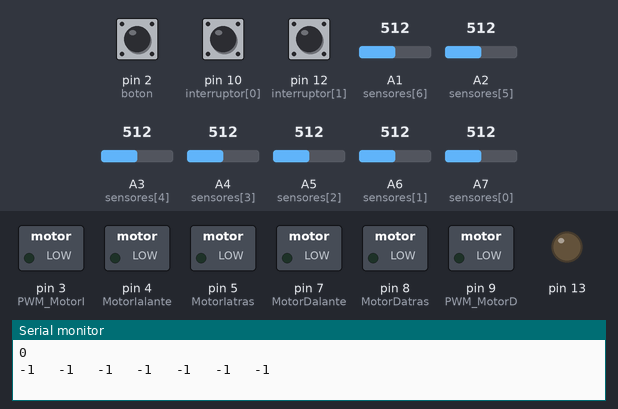
Recording of a sketch running on a simulated Arduino Nano, built with avr-gcc and run on an emulated ATmega328P. On the bench: switched loads named in the sketch (green lamp = pin HIGH), output pins drawn as LEDs (lit = HIGH), the last lines printed to the serial monitor. The test bench sets the inputs (shaded band); at power-on: pin 2 (boton) HIGH, A1 (sensores[6]) = 512, A2 (sensores[5]) = 512, A4 (sensores[3]) = 512, A3 (sensores[4]) = 512, pin 10 (interruptor[0]) HIGH, pin 12 (interruptor[1]) HIGH, A5 (sensores[2]) = 512, A6 (sensores[1]) = 512, A7 (sensores[0]) = 512.

Above: at 6.7 s.
6.8 s: pin 2 (boton) pulled LOW for 0.15 s
At 6.87 s:
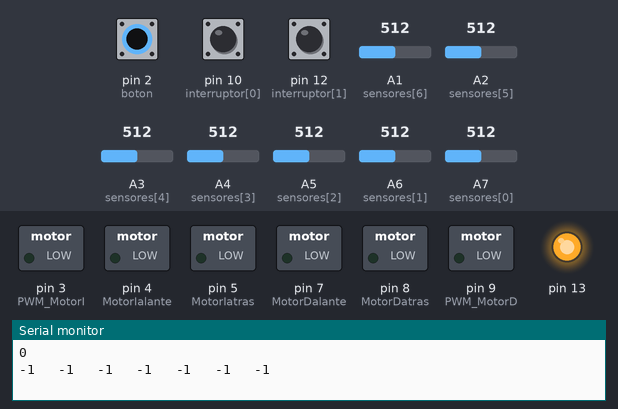
9.9 s: A1 (sensores[6]) set to 499
At 12.7 s:
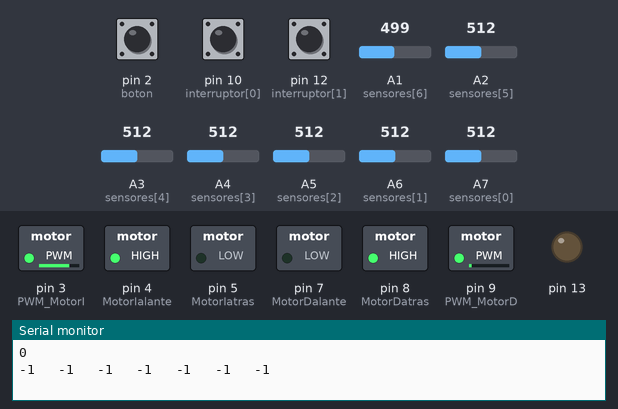
12.9 s: A2 (sensores[5]) set to 502
At 13.6 s:
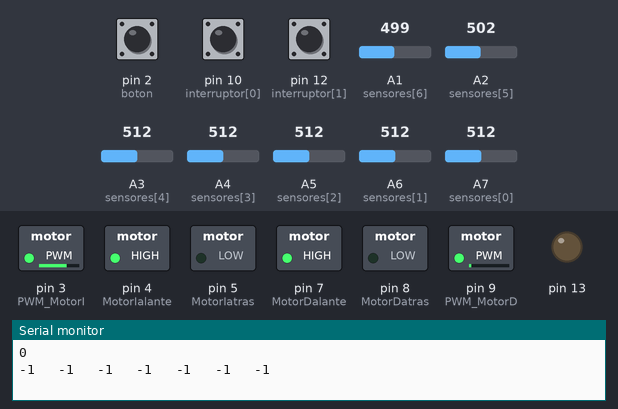
14.4 s: A4 (sensores[3]) set to 490
At 14.8 s:
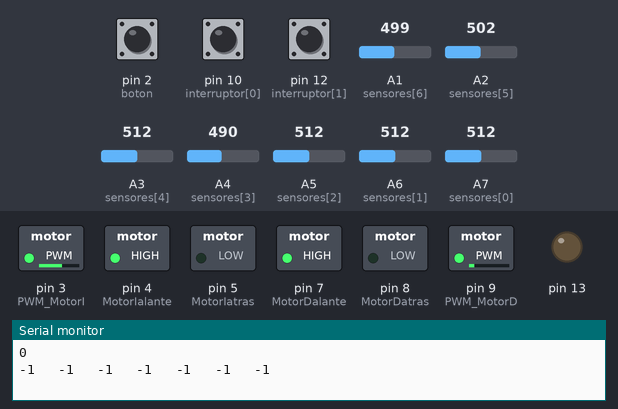
15.9 s: A3 (sensores[4]) set to 496
At 17.4 s:
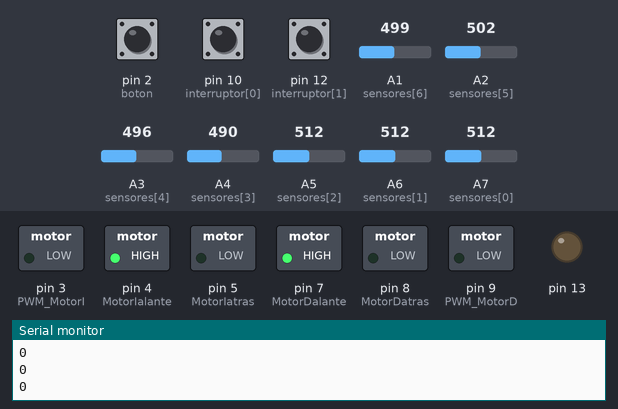
17.7 s: A1 (sensores[6]) set to 716
At 18.5 s:
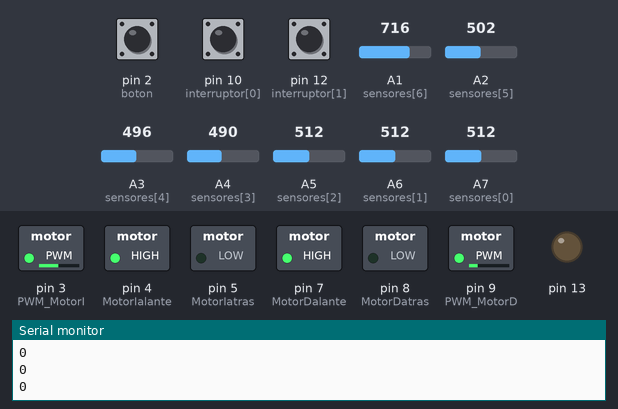
Timing chart, 0 to 20.2 s (numbered marks = the images above; inputs shaded):
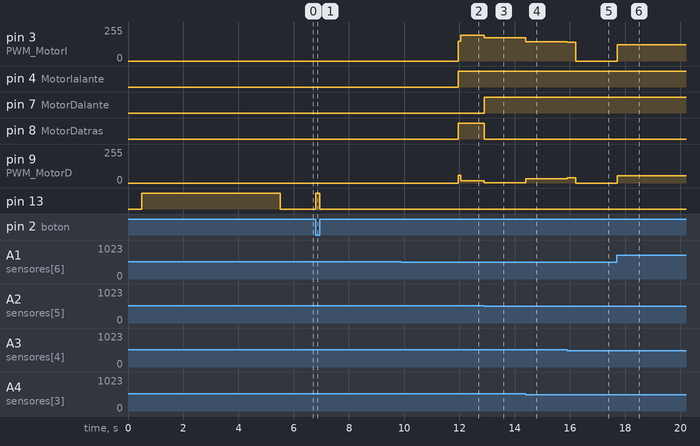

The sketch:

KizaruBot2_v5.ino
```cpp
//Pines de los motores
int MotorIalante = 4;
int MotorIatras = 5;
int MotorDalante = 7;
int MotorDatras = 8;
int PWM_MotorD = 9;
int PWM_MotorI = 3;

int estanbay = 6;

//Pines de los Sensores lellendolos de izquierda a derecha viendo el robot de la bateria a los sensores
#define NUM_SENSORES 7  //Si modificas este valor comprueba la operacion de la linea ~194
int sensores[] = {A7, A6, A5, A4, A3, A2, A1};

//Arrays de valor de sensores en negro en blanco y el umbral (utilizados en la calibracion)
int negros[] = {0, 0, 0, 0, 0, 0 ,0};
int blancos[] = {1023, 1023, 1023, 1023, 1023, 1023, 1023};
int umbrales[NUM_SENSORES];
int umbrales_map[NUM_SENSORES];

//Pines de los interruptores para diferentes modos de velocidad
int boton = 2;
int interruptor[] = {10, 12}; //{10, 11, 12, A0}; Falta el 11 porque no funciona, y el A0 funciona regular

// este array es un array intermediario para hacer operaciones
long lectura[NUM_SENSORES];

//Variables PID
float kp = 12;
float kd = 150;
float ki = 0;

int tiempoParada = 150;

int posicion = 0;
int posicion_anterior = 0;
int proporcional = 0;
int derivada = 0;
int integral = 0;
int correccion = 0;

//Variables varias

int pin[] = {0, 0, 0};
int binario = 1;
int estrategia = 0;

bool calibracion = true;
int umbral_blanco = 0; //mantener a 0 para interpretar los valores en "digital"
int umbral_negro = 0; //se puede abrir el abanico de deteccion aumentando estos numeros siempre en positivo

bool arranque = false;
int i = 0;
long millisAnterior = 0;
long millisInicio = 0;
long millisAnteriorPID = 0;

long cont_parada = 0;

unsigned long sumaSensoresPonderados = 0;
unsigned long sumaSensores = 0;

int lineSensors;
int posicionMax = 500; //posible calcular comprovar valores
int posicionMin = -500; //     ""


int velD = 0;
int velI = 0;
int vel = 0;    //Escala 0 - 100.0%
int vel_estrategia = 0;


void setup() {

  TCCR1B = 2;
  TCCR2B = 2;

  pinMode(MotorIalante, OUTPUT);
  pinMode(MotorIatras, OUTPUT);
  pinMode(MotorDalante, OUTPUT);
  pinMode(MotorDatras, OUTPUT);

  for (i = 0; i < NUM_SENSORES ; i++) {
    pinMode(sensores[i], INPUT);
  }

  for (i = 0; i < 3 ; i++) {
    pinMode(interruptor[i], INPUT_PULLUP);
  }

  pinMode(boton, INPUT_PULLUP);

  pinMode(13, OUTPUT);


  digitalWrite(MotorIalante, LOW);
  digitalWrite(MotorIatras, LOW);
  digitalWrite(MotorDalante, LOW);
  digitalWrite(MotorDatras, LOW);
  digitalWrite(estanbay, HIGH);


  Serial.begin(9600);

  calculo_estrategia();

  delay(500);

  ////////////////////////////////////////////////////////////////////////////////////////////////////////////////////////////////////////////////
  ////   realizamos la calibracion inicial obteniendo los minimos y maximos leidos por cada sensor durante 5 seg y calculamos los umbrales    ////
  ////////////////////////////////////////////////////////////////////////////////////////////////////////////////////////////////////////////////


  digitalWrite(13, HIGH);
  millisAnterior = millis();
  do {

    // lectura de los sensores
    for (i = 0; i < NUM_SENSORES; i++) {
    }

    // registramos los valores Minimos y maximos en negros y blancos
    for (i = 0; i < NUM_SENSORES; i++) {
      lectura[i] = analogRead(sensores[i]);
      if (lectura[i] > negros[i]) {
        negros[i] = lectura[i];
      }
      if (lectura[i] < blancos[i]) {
        blancos[i] = lectura[i];
      }
    }

  } while ((millis() - millisAnterior) <= 5000);

  // Calculamos los umbrales para cada sensor
  for (i = 0; i < NUM_SENSORES; i++) {
    umbrales[i] = (((negros[i] - blancos[i]) * 0.66) + blancos[i]);
    umbrales_map[i] = map (umbrales[i], blancos[i], negros[i], 0, 255);
  }

  for (i = 0; i < NUM_SENSORES; i++) {
    Serial.print(umbrales_map[i]);
    Serial.print("   ");
  }
  Serial.println("   ");
  calibracion = false;
  digitalWrite(13, LOW);

} //fin del setup


void loop() {
  ///*

  //////////////////////////////////////////////////////////////////////////////////////////
  ////  Secuencia de arranque, junto con las configuraciones de velocidad del switch    ////
  //////////////////////////////////////////////////////////////////////////////////////////

  if (digitalRead(boton) == false) {
    digitalWrite(13, HIGH);
    arranque = true;
    millisInicio = millis();
  } else if ((millis() >= (millisInicio + 5000)) && (arranque == true) && (millisInicio > 0)) {


    if (millis() - millisInicio < 5000 + 100) {
      vel = vel_estrategia / 2;
    } else if (millis() - millisInicio < 0 + 250) {
      vel = vel_estrategia / 1.5;
    } else if (vel != vel_estrategia) {
      vel = vel_estrategia;
    }

    //////////////////////////////////////////////////////////////////////////
    ////  Calculo del analogico de desplazamiento del array de sensores   ////
    //////////////////////////////////////////////////////////////////////////

    //cada 1 milisegundos lee los sensores y llama a la funcion que ejecuta el calculo para hacerlo de manera periodica

    if (millis() >= millisAnteriorPID + 1) {

      for (i = 0; i < NUM_SENSORES; i++) {
        lectura[i] = map ((analogRead(sensores[i])), blancos[i], negros[i], 0, 255);
        if (lectura[i] < umbrales_map[i] - umbral_blanco) {
          lectura[i] = 0;
        } else if (lectura[i] > umbrales_map[i] + umbral_negro) {
          lectura[i] = 255;
        }
      }

      sumaSensoresPonderados = 0;
      sumaSensores = 0;
      for (i = 0; i < NUM_SENSORES; i++) {
        sumaSensoresPonderados = sumaSensoresPonderados + ((i + 1) * lectura[i] * 1000L);
        sumaSensores = sumaSensores + lectura[i];
        if (lectura[i] > umbrales_map[i]) {
          lineSensors = lineSensors + 1;
        }
      }

      if (lineSensors > 0) {
        if (lineSensors >= 4) {
          cont_parada++;
        } else {
          cont_parada = 0;
        }
        posicion = ((sumaSensoresPonderados / sumaSensores) - 4000);   //3000 = (5 + 1) * (float)(1000 / 2))
      } else if (posicion > 0) {
        posicion = 4500;
        cont_parada = cont_parada + 1;
      } else {
        posicion = -4500;
        cont_parada = cont_parada + 1;
      }

      posicion = map(posicion, -4500, 4500, posicionMin, posicionMax);
      lineSensors = 0;

      //  Serial.println(posicion);

      //////////////////////////////
      ////    Calculo del PID   ////
      //////////////////////////////

      proporcional = posicion;
      derivada = posicion - posicion_anterior;
      //integral = integral + (posicion / 10);
      //integral= constrain(integral,-500,500);

      correccion = ((kp * proporcional) + (kd * derivada));      // + (ki * integral));

      posicion_anterior = posicion;

      //este map sirve para ajustar la sensivilidad de las constantes del PID. bajando los valores iniciales del map se hace mas sensible.
      correccion = map(correccion, -10000, 10000, -1000, 1000);

      //  Serial.println(correccion);


      /////////////////////////////////////////////////////
      ////   Asignacion de velocidades a los motores   ////
      /////////////////////////////////////////////////////


      //aqui aplicamos la correccion del pid a las velocidades de los motores

      velD = vel - correccion;
      velI = vel + correccion;

      velD = map(velD, -1000, 1000, -255, 255);
      velI = map(velI, -1000, 1000, -255, 255);

      //de tal modo que si la correccion hace que una rueda se ponga a mas de 255, se limita a 255 y a la otra se le aplique la correccion restante
      if (velD > 255) {
        velI = velI - (velD - 255);
        velD = 255;
      }
      if (velI > 255) {
        velD = velD - (velI - 255);
        velI = 255;
      }

      // si pasa mucho tiempo sin leer linea parar
      if (cont_parada > tiempoParada) {
        velD = 0;
        velI = 0;
        correccion = 0;
        calculo_estrategia();
      }

      //limitamos desbordamientos
      velD = constrain(velD, -255, 255);
      velI = constrain(velI, -255, 255);

      //asiganmos valores a la rueda derecha teniendo en cuenta de que si el valor es negativo va hacia atras
      if (velD >= 0) {
        digitalWrite(MotorDalante, HIGH);
        digitalWrite(MotorDatras, LOW);
        analogWrite(PWM_MotorD, velD);
      } else {
        digitalWrite(MotorDalante, LOW);
        digitalWrite(MotorDatras, HIGH);
        analogWrite(PWM_MotorD, abs(velD));
      }

      //asiganmos valores a la rueda izquierda teniendo en cuenta de que si el valor es negativo va hacia atras
      if (velI >= 0) {
        digitalWrite(MotorIalante, HIGH);
        digitalWrite(MotorIatras, LOW);
        analogWrite(PWM_MotorI, velI);
      } else {
        digitalWrite(MotorIalante, LOW);
        digitalWrite(MotorIatras, HIGH);
        analogWrite(PWM_MotorI, abs(velI));
      }
      millisAnteriorPID = millis();
    } // fin de la ejecuccion del codigo cada 1ms


  } else {   //fin de la secuencia de arranque
    digitalWrite(13, LOW);
  }

  //*/
  ////////////////////////////////////////
  ////    COMPROBACIÓN DE SENSORES    ////
  ////////////////////////////////////////

  /*
    for (int sensor = 0; sensor < NUM_SENSORES; sensor++) {
    Serial.print(analogRead(sensores[sensor]));
    Serial.print("   ");
    }
    Serial.print(digitalRead(boton));
    Serial.print("   ");
    Serial.print(digitalRead(interruptor[0]));
    Serial.print("   ");
    Serial.print(digitalRead(interruptor[1]));
    Serial.print("   ");
    Serial.print(digitalRead(interruptor[2]));
    Serial.print("   ");
    Serial.print(digitalRead(interruptor[3]));

    Serial.print("   ");
    Serial.print("   ");
    calculo_estrategia();
  */


} //fin del loop


void calculo_estrategia() {
  binario = 1;
  estrategia = 0;
  for (i = 1; i >= 0; i--) {
    pin[i] = !digitalRead(interruptor[i]);
    estrategia = estrategia + (pin[i] * binario);
    binario = binario * 2;
  }

  Serial.println(estrategia);

  switch (estrategia) {

    case 0:
      vel_estrategia = 350;   //Escala 0 - 100.0%  --  PWM 51
      break;

    case 1:
      vel_estrategia = 400;   //Escala 0 - 100.0%  --  PWM 82.85
      break;

    case 2:
      vel_estrategia = 500;   //Escala 0 - 100.0%  --  PWM 89.25
      break;

    case 3:
      vel_estrategia = 600;   //Escala 0 - 100.0%  --  PWM 95.6
      break;

  }
}


/*
  y esto es to...
  esto es to...
  esto es todo amigos
*/
```

Measured:
- the behaviour switches between 512 and 511 on A1 (sensores[6]) (found by bisection; images 1 and 2)
- the behaviour switches between 512 and 511 on A2 (sensores[5]) (found by bisection; images 2 and 3)
- the behaviour switches between 512 and 511 on A3 (sensores[4]) (found by bisection; images 4 and 5)
- after the input at 6.8 s, pin 13: LOW → HIGH at once, → LOW 0.15 s later
- after the input at 9.9 s, pin 4 (MotorIalante): LOW → HIGH after 2.1 s instead of 2.4 s; pin 5 (MotorIatras), pin 7 (MotorDalante): stays LOW (without the input it goes to HIGH after 2.0 s); pin 8 (MotorDatras): LOW → HIGH after 2.1 s
- after the input at 12.9 s, pin 3 (PWM_MotorI): 193/255 → 175/255 at once; pin 7 (MotorDalante): LOW → HIGH at once; pin 8 (MotorDatras): HIGH → LOW at once; pin 9 (PWM_MotorD): 16/255 → 3/255 at once
- after the input at 14.4 s, pin 3 (PWM_MotorI): 175/255 → 146/255 at once; pin 9 (PWM_MotorD): 3/255 → 32/255 at once
- after the input at 15.9 s, pin 3 (PWM_MotorI): 146/255 → 140/255 at once, → 0/255 0.31 s later; pin 9 (PWM_MotorD): 32/255 → 38/255 at once, → 0/255 0.31 s later
- after the input at 17.7 s, pin 3 (PWM_MotorI): 0/255 → 123/255 at once; pin 9 (PWM_MotorD): 0/255 → 55/255 at once
